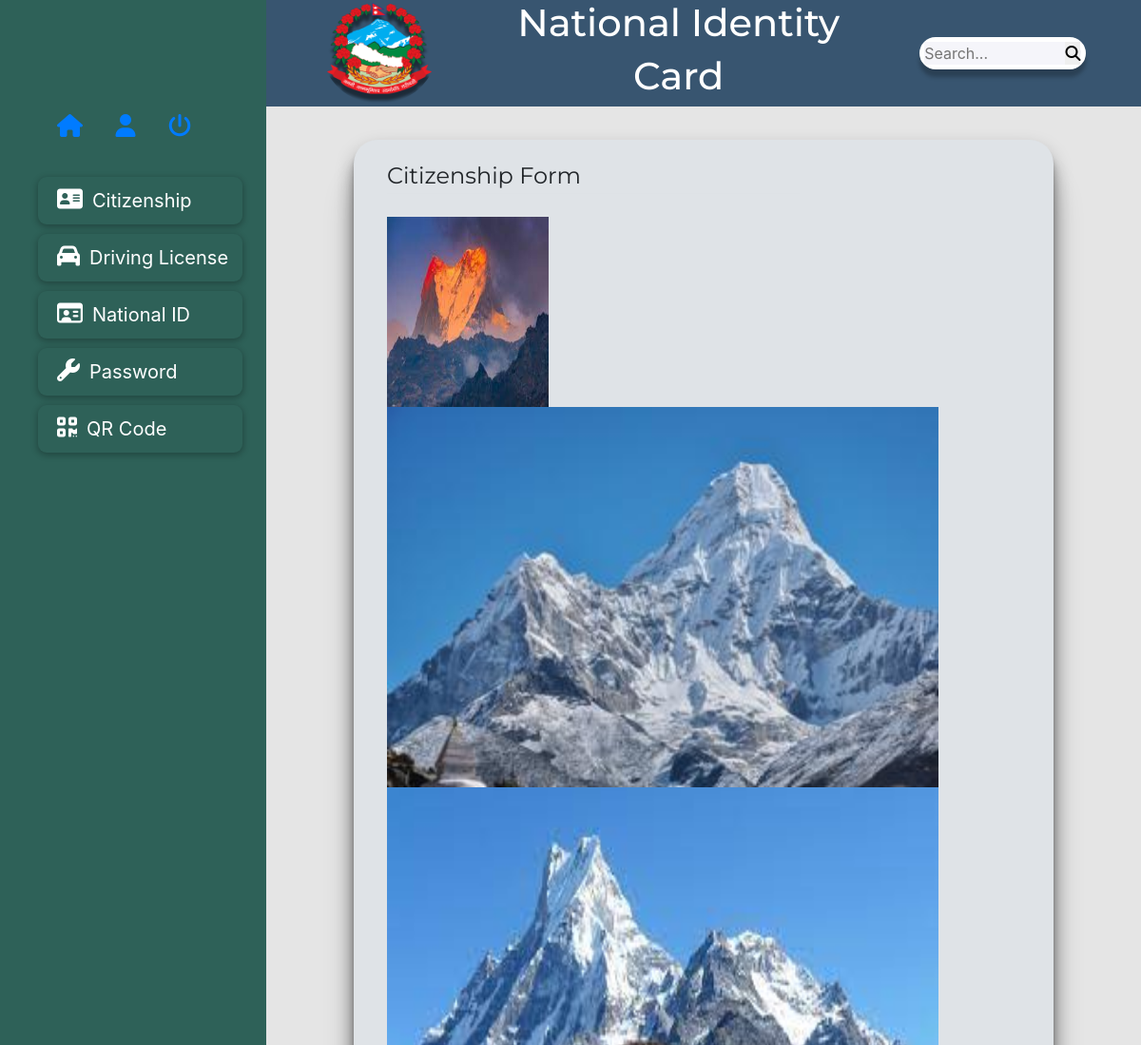
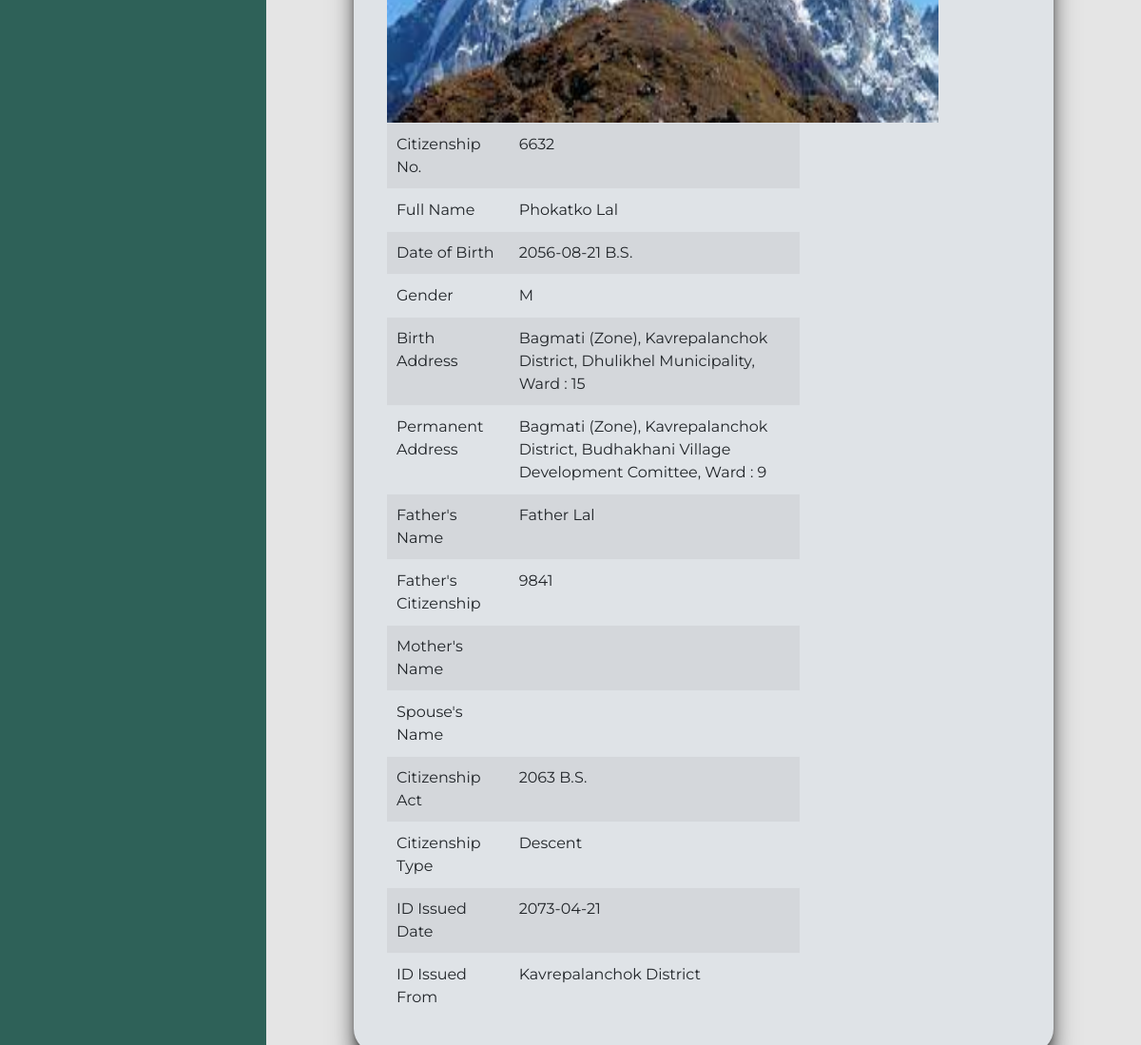
Page /documents/citizenship (signed in) on the committed database (2 pictures, top to bottom).
### documents/models.py (models this page shows, shortened)
class Citizenship(models.Model):
    GENDER_CHOICES = (
        ('M', 'Male'),
        ('F', 'Female'),
        ('O', 'Others')
    )
    id = models.AutoField(primary_key=True)
    citizenship_no = models.CharField(max_length=64, blank=False, null=False)
    gender = models.CharField(max_length=1, choices=GENDER_CHOICES)
    approval = models.OneToOneField(Approval, on_delete=models.PROTECT, null=True, blank=True, related_name="citizenships")
    photo_front = models.FileField(upload_to="citizenship/")
    photo_back = models.FileField(upload_to="citizenship/")
    first_name = models.CharField(max_length=32, blank=False)
    middle_name = models.CharField(max_length=32, blank=True, null=True)
    last_name = models.CharField(max_length=32, blank=False)
    birth_new_old = models.BooleanField(null=False)
    birth_region = models.ForeignKey(Region, on_delete=models.PROTECT, related_name="born_citizens")
    birth_district = models.ForeignKey(District, on_delete=models.PROTECT, related_name="born_citizens")
    birth_local_category = models.ForeignKey(LocalBodyCategory, on_delete=models.PROTECT, related_name="born_citizens")
    birth_local = models.ForeignKey(LocalBody, on_delete=models.PROTECT, related_name="born_citizens")
    birth_ward_no = models.PositiveIntegerField(validators=[MinValueValidator(1), MaxValueValidator(33)])
    perma_new_old = models.BooleanField(null=False)
    perma_region = models.ForeignKey(Region, on_delete=models.PROTECT, related_name="perma_citizens")
    perma_district = models.ForeignKey(District, on_delete=models.PROTECT, related_name="perma_citizens")
    perma_local_category = models.ForeignKey(LocalBodyCategory, on_delete=models.PROTECT, related_name="perma_citizens")
    perma_local = models.ForeignKey(LocalBody, on_delete=models.PROTECT, related_name="perma_citizens")
    perma_ward_no = models.PositiveIntegerField(validators=[MinValueValidator(1), MaxValueValidator(33)])
    dob_bs = models.DateField()
    father_first_name = models.CharField(max_length=32, blank=False)
    father_middle_name = models.CharField(max_length=32, blank=True, null=True)
    father_last_name = models.CharField(max_length=32, blank=False)
    father_citizenship_id = models.IntegerField()#blank=True, null=True)
    mother_first_name = models.CharField(max_length=32, blank=True, null=True)
    mother_middle_name = models.CharField(max_length=32, blank=True, null=True)
    mother_last_name = models.CharField(max_length=32, blank=True, null=True)
    mother_citizenship_id = models.IntegerField(blank=True, null=True)
    is_married = models.BooleanField(null=False)
    spouse_first_name = models.CharField(max_length=32, blank=True, null=True)
    spouse_middle_name = models.CharField(max_length=32, blank=True, null=True)
    spouse_last_name = models.CharField(max_length=32, blank=True, null=True)
    spouse_citizenship_id = models.IntegerField(blank=True, null=True)
    citizenship_type = models.ForeignKey(CitizenshipType, on_delete=models.PROTECT, related_name="citizenships")
    face_photo = models.FileField(upload_to="citizenship/")
    issue_date_bs = models.DateField()
    citizenship_act = models.ForeignKey(CitizenshipAct, on_delete=models.PROTECT, related_name="citizenships")

class CitizenshipAct(models.Model):
    id = models.AutoField(primary_key=True)
    name = models.CharField(max_length=64, blank=False, null=False)
    def __str__(self):
        return f"{self.name}"

class CitizenshipType(models.Model):
    id = models.AutoField(primary_key=True)
    name = models.CharField(max_length=64, blank=False, null=False)
    def __str__(self):
        return f"{self.name}"

### documents/views.py (the view)
# urls.py: path('citizenship', views.citizenship, name="citizenship"),
@login_required
def citizenship(request):
    try:
        documents = Documents.objects.get(user=request.user)
        citizenship = documents.citizenship
        return render(request, 'documents/citizenship.html', {
            'citizenship': citizenship,
            'citizenship_detail': CitizenshipDetail(citizenship) ,
            'title':'Citizenship'
        })
    except Documents.DoesNotExist:
        return HttpResponseRedirect(reverse("citizenship_form"))

### address/models.py (called while the page is built)
    def __str__(self):
        if self.new_old:
            return f"{self.name} (Province)"
        else:
            return f"{self.name} (Zone)"

    def __str__(self):
        return f"{self.name}"

    def __str__(self):
        return f"{self.name}"

    def __str__(self):
        return f"{self.name} {self.category}"

### documents/templates/documents/citizenship.html (shortened to what this page needs)
{% extends "accounts/profile-layout.html" %}
{% load static %}
{% load crispy_forms_tags %}
{% block add_page_style %}
    <link rel="stylesheet" href="{% static 'documents/css/detail.css' %}" type ="text/css">
{% endblock %}
{% block pageContent %}
<div class="main">
    <div class="main-content">
        <div class="personal_details" id="info-box">
            <main role="main" class="container">
            <div class="row">
                <div class="col-md-8">
            <div class="content-section">
                <legend class="border-bottom mb-4">Citizenship Form</legend>
                {% if citizenship %}
                    <div class="document_img">
                        {% if citizenship.face_photo.url %}<img id="face_photo" src="{{citizenship.face_photo.url}}">{% endif %}
                        {% if citizenship.photo_front.url %}<img id="citizenship_front" src = "{{citizenship.photo_front.url}}">{% endif %}
                        {% if citizenship.photo_back.url %}<img id="citizenship_back" src = "{{citizenship.photo_back.url}}">{% endif %}
                    </div>
                {% endif %}
                {% if citizenship_detail %}
                    <table class="table table-striped">
                        <tbody>
                            {% for key, value in citizenship_detail.items %}
                                {% if value %}
                                    <tr scope="row">
                                        <td>{{key}}</td>
                                        <td>{{value}}</td>
                                    </tr>
                                {% endif %}
                            {% endfor %}
                        </tbody>
                    </table>
                {% endif %}
            </div>
            </main>
        </div>
    </div>
</div>
{% endblock pageContent %}

### accounts/static/accounts/css/profile-header.css (style rules this page uses)
* { box-sizing: border-box; }
body { background-color: #E5E5E5; }

### accounts/static/accounts/css/profile-sidenav.css (style rules this page uses)
.main { margin-left: 280px; margin-top: 0px; }

### accounts/static/accounts/css/personal-info.css (style rules this page uses)
* { box-sizing: border-box; }
.main-content { margin-top: 0px; margin: auto; width: 80%; }
#info-box { border-radius: 25px; padding: 20px; box-shadow: 0px 10px 20px rgba(0, 0, 0, 0.28), 0px 41.7776px 33.4221px rgba(0, 0, 0, 0.201279), 0px 22.3363px 17.869px rgba(0, 0, 0, 0.16691), 0px 12.5216px 10.0172px rgba(0, 0, 0, 0.14), 0px 6.6501px 5.32008px rgba(0, 0, 0, 0.11309), 0px 2.76726px 2.21381px rgba(0, 0, 0, 0.0787208); background-color: #DFE3E7 }
.main-content .personal_details { margin-top: 35px; font-family: Montserrat; width: 100%; }
.personal_details td { list-style: none; padding: 10px; }

### documents/static/documents/css/detail.css (style rules this page uses)
#face_photo { width: 170px; height: 200px; }
.document_img img { width:580px; height: 400px; }

### rows in the picture
Citizenship: face_photo (picture), photo_front (picture), photo_back (picture), citizenship_detail "6632"
CitizenshipAct: citizenship_detail "2063 B.S."
CitizenshipType: citizenship_detail "Descent"

### other values in the picture
{{ key }} "Citizenship No." "Full Name" "Date of Birth" "Gender" "Birth Address" "Permanent Address" "Father's Name" "Father's Citizenship" "Mother's Name" "Spouse's Name" "Citizenship Act" "Citizenship Type" "ID Issued Date" "ID Issued From"
{{ value }} "Phokatko Lal" "2056-08-21 B.S." "M" "Bagmati (Zone), Kavrepalanchok District, Dhulikhel Municipality, Ward : 15" "Bagmati (Zone), Kavrepalanchok District, Budhakhani Village Development Comittee, Ward : 9" "Father Lal" "9841" "2073-04-21" "Kavrepalanchok District"
